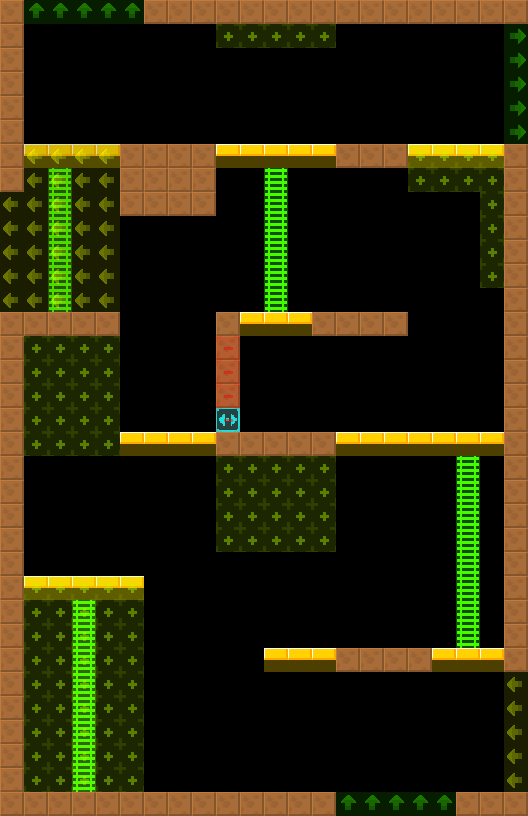

The image is a tile-based game level rendered from a .tmx file. Its description and source (layers, tilesets, objects; grid data summarised) follow:
An orthogonal 22x34 tile map with 24x24 px tiles, 2 tile layers (col, lnk), 2 tilesets.

<map version="1.4" tiledversion="1.4.2" orientation="orthogonal" renderorder="right-down" width="22" height="34" tilewidth="24" tileheight="24" infinite="0" nextlayerid="4" nextobjectid="8">
 <tileset firstgid="6" source="../../lnk.tsx" />
 <tileset firstgid="1" source="../../col.tsx" />
 <layer id="1" name="col" width="22" height="34">
  <data>[748 cells, 186 non-empty, 4 distinct tile ids]</data>
 </layer>
 <layer id="2" name="lnk" width="22" height="34" opacity="0.5">
  <data>[748 cells, 159 non-empty, 5 distinct tile ids]</data>
 </layer>
 <objectgroup id="3" name="markers" opacity="0.5">
 </objectgroup>
</map>
